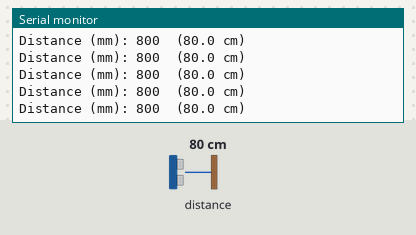
Bench run of a sketch on a simulated Arduino Uno, built with avr-gcc and run on an emulated ATmega328P. On the bench: the last lines printed to the serial monitor. Inputs (shaded band) come from the test bench; at power-on: distance to the obstacle 80 cm.

Above: at 1.2 s.
1.3 s: distance to the obstacle set to 250 cm
At 1.61 s:
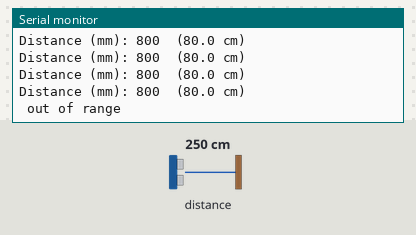
3.4 s: distance to the obstacle set to 2 cm
At 3.47 s:
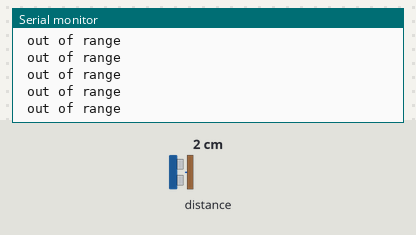

The sketch:

VL53L0X_test.ino
```cpp
// Basic test for VL53L0X ToF distance sensor (based on Adafruit vl53l0x_oled / vl53l0x example)
// Library: Adafruit_VL53L0X
//
// Connections (Arduino Uno R3):
//   VIN -> 5V (or 3.3V)
//   GND -> GND
//   SDA -> A4
//   SCL -> A5

#include "Adafruit_VL53L0X.h"

Adafruit_VL53L0X lox = Adafruit_VL53L0X();

void setup() {
  Serial.begin(115200);

  // wait until serial port opens for native USB devices
  while (!Serial) {
    delay(1);
  }

  Serial.println("Adafruit VL53L0X test");
  if (!lox.begin()) {
    Serial.println(F("Failed to boot VL53L0X - check wiring"));
    while (1);
  }
  // power
  Serial.println(F("VL53L0X API Simple Ranging example\n"));
}

void loop() {
  VL53L0X_RangingMeasurementData_t measure;

  // Serial.print("Reading a measurement... ");
  lox.rangingTest(&measure, false); // pass in 'true' to get debug data printout!

  if (measure.RangeStatus != 4) {  // phase failures have incorrect data
    Serial.print("Distance (mm): ");
    Serial.print(measure.RangeMilliMeter);
    Serial.print("  (");
    Serial.print(measure.RangeMilliMeter / 10.0, 1);
    Serial.println(" cm)");
  } else {
    Serial.println(" out of range ");
  }

  delay(200);
}
```

Measured:
- after the input at 1.3 s, the serial monitor: prints a new line after 0.14 s (image 1)
